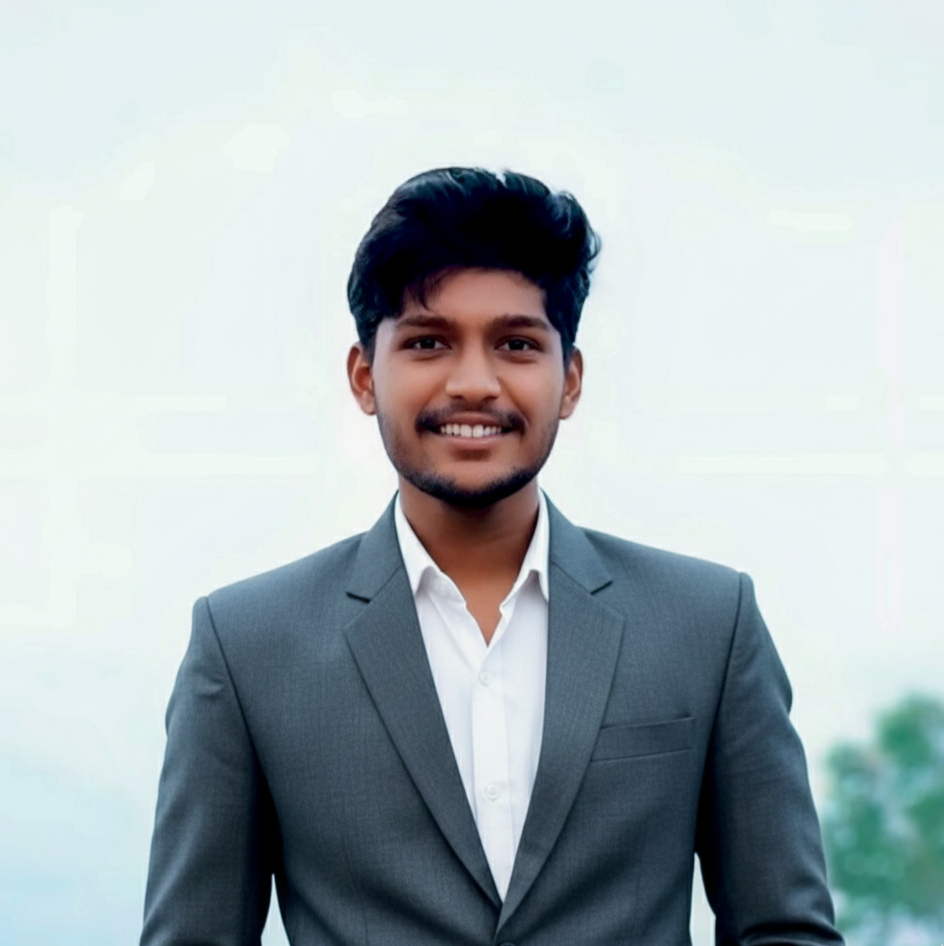
#> input picture photo.png, 944 x 946 px
$ python test_clean_mask.py
#> lines starting #> are read from the running program, lines starting #| are printed output that depends on the picture; after the words box and inside, x2 and y2 are one past the last pixel; in counts of white or black regions, pixels touching at a corner belong together
import numpy as np
from PIL import Image, ImageEnhance, ImageFilter, ImageOps, ImageDraw
from scipy.ndimage import binary_fill_holes, binary_closing

img = Image.open('photo.png').convert('RGB')
target_w, target_h = 300, 340
img_resized = img.resize((target_w, target_h), Image.Resampling.LANCZOS)
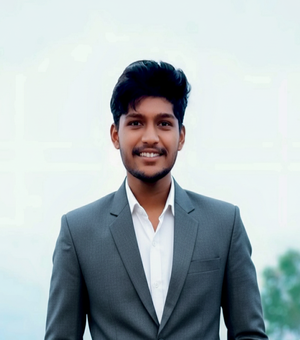
#> img_resized: PIL image 300x340 RGB; mean R, G, B 171.9, 183, 186
img_np = np.array(img_resized)

bg_sample = np.mean(img_np[:25, :25, :3], axis=(0,1))
#> bg_sample = [228, 240.1, 240.8]
dist = np.linalg.norm(img_np[:, :, :3].astype(float) - bg_sample, axis=2)
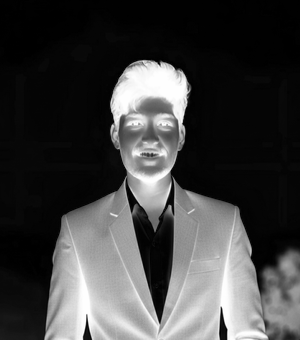
#> dist: shape (340, 300) float64; min 0.237, max 409.4, mean 105.4; drawn with min black and max white

mask = dist > 30.0
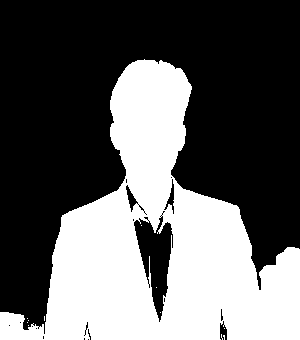
#> mask: shape (340, 300) bool; 38.1% white; 12 white regions (11 under 20 px), largest, box (x1, y1, x2, y2) and area: (0, 59, 300, 340) 38869

# Clip out bottom corner bushes (x < 50 or x > 250 when y > 250)
Y, X = np.ogrid[:target_h, :target_w]
bush_left = (Y > 250) & (X < 45)
bush_right = (Y > 240) & (X > 252)
mask[bush_left] = False
mask[bush_right] = False
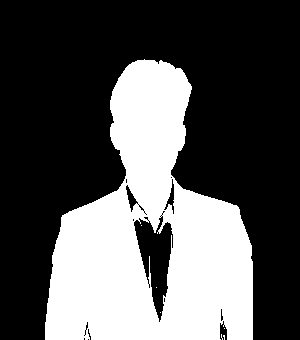
#> mask: shape (340, 300) bool; 33.5% white; 7 white regions (6 under 20 px), largest, box (x1, y1, x2, y2) and area: (45, 59, 253, 340) 34167

mask = binary_closing(mask, structure=np.ones((5,5)))
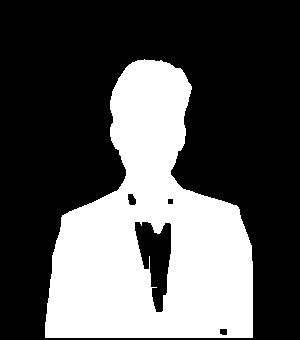
#> mask: shape (340, 300) bool; 33.6% white; 1 white region, box (x1, y1, x2, y2) and area: (45, 59, 253, 338) 34244
mask = binary_fill_holes(mask)
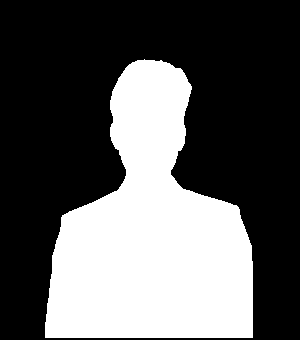
#> mask: shape (340, 300) bool; 35.6% white; 1 white region, box (x1, y1, x2, y2) and area: (45, 59, 253, 338) 36275

# Save mask preview to check
mask_img = Image.fromarray((mask * 255).astype(np.uint8))
mask_img.save('mask_preview.png')
print("Mask cleaned up successfully!")
